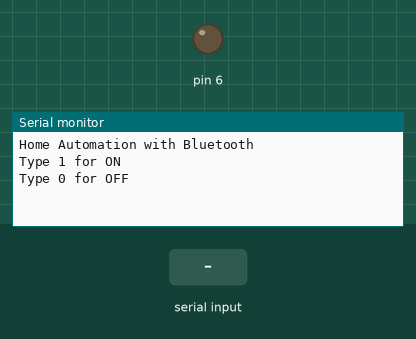
Bench run of a sketch on a simulated Arduino Uno, built with avr-gcc and run on an emulated ATmega328P. Shown: output pins drawn as LEDs (lit = HIGH), the last lines printed to the serial monitor. The test bench sets the inputs (shaded band).

Above: at 1.2 s.
1.3 s: "1" received over Serial
At 2.2 s:
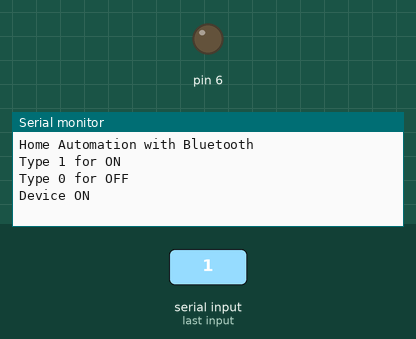
2.8 s: "0" received over Serial
At 3.4 s:
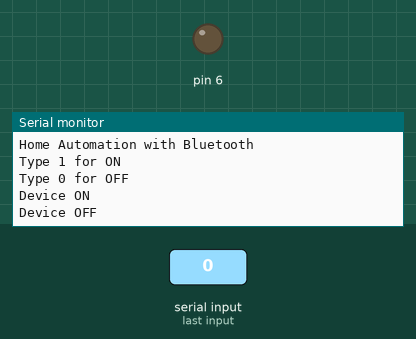

Measured:
- after the input at 1.3 s, the serial monitor: prints a new line at once (image 1)
- after the input at 2.8 s, the serial monitor: prints a new line at once (image 2)

The sketch:

home_automation_with_bluetooth.ino
```cpp
char command;

void setup()
{
  pinMode(6, OUTPUT);
  Serial.begin(9600);

  Serial.println("Home Automation with Bluetooth");
  Serial.println("Type 1 for ON");
  Serial.println("Type 0 for OFF");
}

void loop()
{
  if (Serial.available() > 0)
  {
    command = Serial.read();

    if (command == '1')
    {
      digitalWrite(13, HIGH);
      Serial.println("Device ON");
    }

    else if (command == '0')
    {
      digitalWrite(13, LOW);
      Serial.println("Device OFF");
    }
  }
}
```
